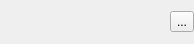
<?xml version="1.0" encoding="UTF-8"?>
<ui version="4.0">
 <class>UIndexViewHeaderItemWidget</class>
 <widget class="QWidget" name="UIndexViewHeaderItemWidget">
  <property name="geometry">
   <rect>
    <x>0</x>
    <y>0</y>
    <width>194</width>
    <height>44</height>
   </rect>
  </property>
  <property name="sizePolicy">
   <sizepolicy hsizetype="Preferred" vsizetype="Preferred">
    <horstretch>0</horstretch>
    <verstretch>0</verstretch>
   </sizepolicy>
  </property>
  <property name="windowTitle">
   <string>Create annotation</string>
  </property>
  <property name="autoFillBackground">
   <bool>true</bool>
  </property>
  <layout class="QHBoxLayout" name="horizontalLayout_2">
   <property name="spacing">
    <number>0</number>
   </property>
   <property name="margin">
    <number>0</number>
   </property>
   <item>
    <layout class="QHBoxLayout" name="horizontalLayout">
     <item>
      <widget class="QLabel" name="selectedKeyLabel">
       <property name="sizePolicy">
        <sizepolicy hsizetype="Minimum" vsizetype="Minimum">
         <horstretch>0</horstretch>
         <verstretch>0</verstretch>
        </sizepolicy>
       </property>
       <property name="minimumSize">
        <size>
         <width>40</width>
         <height>24</height>
        </size>
       </property>
       <property name="autoFillBackground">
        <bool>true</bool>
       </property>
       <property name="text">
        <string/>
       </property>
      </widget>
     </item>
     <item>
      <widget class="QToolButton" name="selectKeyButton">
       <property name="text">
        <string>...</string>
       </property>
       <property name="icon">
        <iconset resource="../../../../U2Gui/U2Gui.qrc">
         <normaloff>:/core/images/uindexview_select_field.png</normaloff>:/core/images/uindexview_select_field.png</iconset>
       </property>
      </widget>
     </item>
    </layout>
   </item>
  </layout>
 </widget>
 <resources>
  <include location="../../../../U2Gui/U2Gui.qrc"/>
 </resources>
 <connections/>
</ui>
